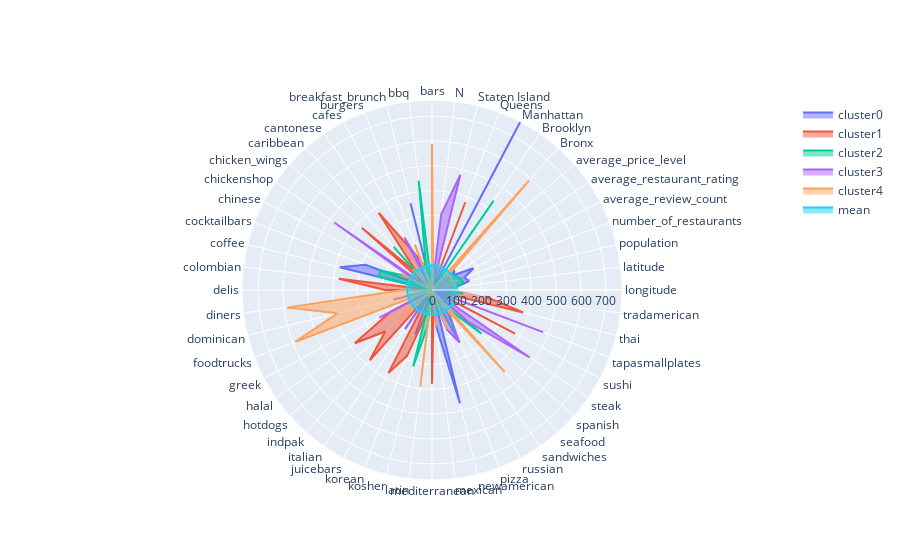

Here is the notebook cell this chart was saved with:
### Code cell
plot_radarchart(df_radar)

### Figure 1 — Plotly figure (JSON) as saved in the notebook; plotly's stock layout.template omitted (floating-point values rounded to 4 significant figures)
{"data": [{"fill": "toself", "name": "cluster0", "r": [100.0, 100.2, 154.1, 139.2, 188.6, 106.8, 120.1, 0, 0, 765, 0, 0, 0, 0, 0, 360.0, 0, 0, 0, 36.43, 0, 0, 30.6, 286.9, 382.5, 0, 38.25, 0, 0, 0, 0, 0, 0, 0, 191.2, 0, 191.2, 0, 0, 0, 153, 470.8, 18.21, 0, 90.0, 0, 0, 0, 0, 0, 0, 0], "theta": ["longitude", "latitude", "population", "number_of_restaurants", "average_review_count", "average_restaurant_rating", "average_price_level", "Bronx", "Brooklyn", "Manhattan", "Queens", "Staten Island", "N", "bars", "bbq", "breakfast_brunch", "burgers", "cafes", "cantonese", "caribbean", "chicken_wings", "chickenshop", "chinese", "cocktailbars", "coffee", "colombian", "delis", "diners", "dominican", "foodtrucks", "greek", "halal", "hotdogs", "indpak", "italian", "juicebars", "korean", "kosher", "latin", "mediterranean", "mexican", "newamerican", "pizza", "russian", "sandwiches", "seafood", "spanish", "steak", "sushi", "tapasmallplates", "thai", "tradamerican"], "type": "scatterpolar"}, {"fill": "toself", "name": "cluster1", "r": [99.83, 100.0, 104.3, 94.46, 89.02, 99.59, 102.6, 0, 0, 0, 377.8, 0, 80.95, 0, 0, 88.89, 125.9, 188.9, 377.8, 89.95, 377.8, 0, 120.9, 47.22, 0, 377.8, 188.9, 0, 0, 0, 188.9, 377.8, 251.9, 377.8, 31.48, 377.8, 283.3, 107.9, 0, 377.8, 56.67, 58.12, 80.95, 0, 88.89, 0, 0, 0, 377.8, 0, 377.8, 215.9], "theta": ["longitude", "latitude", "population", "number_of_restaurants", "average_review_count", "average_restaurant_rating", "average_price_level", "Bronx", "Brooklyn", "Manhattan", "Queens", "Staten Island", "N", "bars", "bbq", "breakfast_brunch", "burgers", "cafes", "cantonese", "caribbean", "chicken_wings", "chickenshop", "chinese", "cocktailbars", "coffee", "colombian", "delis", "diners", "dominican", "foodtrucks", "greek", "halal", "hotdogs", "indpak", "italian", "juicebars", "korean", "kosher", "latin", "mediterranean", "mexican", "newamerican", "pizza", "russian", "sandwiches", "seafood", "spanish", "steak", "sushi", "tapasmallplates", "thai", "tradamerican"], "type": "scatterpolar"}, {"fill": "toself", "name": "cluster2", "r": [100.0, 99.88, 131.2, 123.6, 115.8, 101.5, 100.8, 0, 437.1, 0, 0, 0, 31.68, 0, 443.5, 104.3, 73.91, 0, 0, 232.3, 0, 0, 124.2, 221.7, 221.7, 0, 44.35, 0, 0, 0, 0, 0, 0, 0, 110.9, 0, 0, 316.8, 147.8, 0, 66.52, 68.23, 52.8, 221.7, 130.4, 110.9, 266.1, 0, 0, 0, 0, 126.7], "theta": ["longitude", "latitude", "population", "number_of_restaurants", "average_review_count", "average_restaurant_rating", "average_price_level", "Bronx", "Brooklyn", "Manhattan", "Queens", "Staten Island", "N", "bars", "bbq", "breakfast_brunch", "burgers", "cafes", "cantonese", "caribbean", "chicken_wings", "chickenshop", "chinese", "cocktailbars", "coffee", "colombian", "delis", "diners", "dominican", "foodtrucks", "greek", "halal", "hotdogs", "indpak", "italian", "juicebars", "korean", "kosher", "latin", "mediterranean", "mexican", "newamerican", "pizza", "russian", "sandwiches", "seafood", "spanish", "steak", "sushi", "tapasmallplates", "thai", "tradamerican"], "type": "scatterpolar"}, {"fill": "toself", "name": "cluster3", "r": [100.3, 99.72, 36.29, 54.63, 53.96, 95.63, 96.2, 0, 6.83, 0, 0, 478.1, 307.4, 0, 0, 0, 79.69, 239.1, 0, 0, 0, 478.1, 57.38, 0, 0, 0, 71.72, 0, 159.4, 0, 239.1, 0, 0, 0, 172.7, 0, 0, 0, 0, 0, 119.5, 36.78, 170.8, 239.1, 112.5, 0, 191.2, 478.1, 0, 478.1, 0, 68.3], "theta": ["longitude", "latitude", "population", "number_of_restaurants", "average_review_count", "average_restaurant_rating", "average_price_level", "Bronx", "Brooklyn", "Manhattan", "Queens", "Staten Island", "N", "bars", "bbq", "breakfast_brunch", "burgers", "cafes", "cantonese", "caribbean", "chicken_wings", "chickenshop", "chinese", "cocktailbars", "coffee", "colombian", "delis", "diners", "dominican", "foodtrucks", "greek", "halal", "hotdogs", "indpak", "italian", "juicebars", "korean", "kosher", "latin", "mediterranean", "mexican", "newamerican", "pizza", "russian", "sandwiches", "seafood", "spanish", "steak", "sushi", "tapasmallplates", "thai", "tradamerican"], "type": "scatterpolar"}, {"fill": "toself", "name": "cluster4", "r": [99.9, 100.4, 88.78, 103.0, 84.69, 98.7, 84.07, 588.5, 0, 0, 0, 0, 42.03, 588.5, 0, 34.62, 196.2, 0, 0, 112.1, 0, 0, 141.2, 0, 0, 0, 117.7, 588.5, 392.3, 588.5, 0, 0, 196.2, 0, 32.69, 0, 0, 0, 392.3, 0, 147.1, 0, 168.1, 0, 69.23, 441.3, 0, 0, 0, 0, 0, 0], "theta": ["longitude", "latitude", "population", "number_of_restaurants", "average_review_count", "average_restaurant_rating", "average_price_level", "Bronx", "Brooklyn", "Manhattan", "Queens", "Staten Island", "N", "bars", "bbq", "breakfast_brunch", "burgers", "cafes", "cantonese", "caribbean", "chicken_wings", "chickenshop", "chinese", "cocktailbars", "coffee", "colombian", "delis", "diners", "dominican", "foodtrucks", "greek", "halal", "hotdogs", "indpak", "italian", "juicebars", "korean", "kosher", "latin", "mediterranean", "mexican", "newamerican", "pizza", "russian", "sandwiches", "seafood", "spanish", "steak", "sushi", "tapasmallplates", "thai", "tradamerican"], "type": "scatterpolar"}, {"fill": "toself", "name": "mean", "r": [100, 100, 100, 100, 100, 100, 100, 100, 100, 100, 100, 100, 100, 100, 100, 100, 100, 100, 100, 100, 100, 100, 100, 100, 100, 100, 100, 100, 100, 100, 100, 100, 100, 100, 100, 100, 100, 100, 100, 100, 100, 100, 100, 100, 100, 100, 100, 100, 100, 100, 100, 100], "theta": ["longitude", "latitude", "population", "number_of_restaurants", "average_review_count", "average_restaurant_rating", "average_price_level", "Bronx", "Brooklyn", "Manhattan", "Queens", "Staten Island", "N", "bars", "bbq", "breakfast_brunch", "burgers", "cafes", "cantonese", "caribbean", "chicken_wings", "chickenshop", "chinese", "cocktailbars", "coffee", "colombian", "delis", "diners", "dominican", "foodtrucks", "greek", "halal", "hotdogs", "indpak", "italian", "juicebars", "korean", "kosher", "latin", "mediterranean", "mexican", "newamerican", "pizza", "russian", "sandwiches", "seafood", "spanish", "steak", "sushi", "tapasmallplates", "thai", "tradamerican"], "type": "scatterpolar"}], "layout": {"polar": {"radialaxis": {"visible": true}}, "showlegend": true}}
